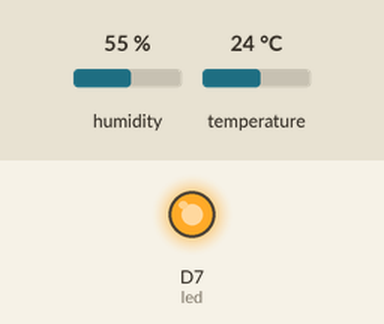
Bench run of a sketch on a simulated Particle Photon. Shown: output pins drawn as LEDs (lit = HIGH). The test bench sets the inputs (shaded band); at power-on: humidity 55 %, temperature 24 °C. What the sketch prints to the serial monitor is not drawn.

Above: at 7.0 s.
At 22.0 s:
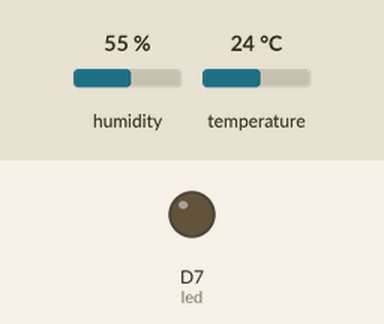
Timing chart, 0 to 41.1 s (numbered marks = the images above):
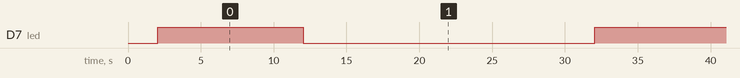

Measured:
- by itself, D7 (led): alternates HIGH for 10.0 s and LOW for 20.0 s

The sketch:

sit210-task31p-webhook.ino
```cpp
#include "Adafruit_DHT_Particle.h"

#define DHTPIN D6   // what pin we're connected to
#define DHTTYPE DHT22		// DHT 22 (AM2302)

DHT dht(DHTPIN, DHTTYPE);
int led = D7;  // The on-board LED

void setup() {
    pinMode(led, OUTPUT);

    Serial.begin(9600);
    Serial.println("DHTxx test!");
    Particle.publish("state", "DHTxx test start");

    dht.begin();
    delay(2000);
}

void loop() {
    // Read temp and humidity
    float h = dht.getHumidity();
    float t = dht.getTempCelcius();

    // Check if any reads failed and exit early (to try again).
    if (isnan(h) || isnan(t)) {
	    Serial.println("Failed to read from DHT sensor!");
	    return;
    }

    digitalWrite(led, HIGH); // Turn ON the LED
    Particle.publish("temp", String::format("{\"hum\": %4.2f, \"temp\": %4.2f}", h, t), PRIVATE);
    delay(10000); // Wait for 10 seconds

    digitalWrite(led, LOW); // Turn OFF the LED
    delay(20000); // Wait for 20 seconds
}
```
